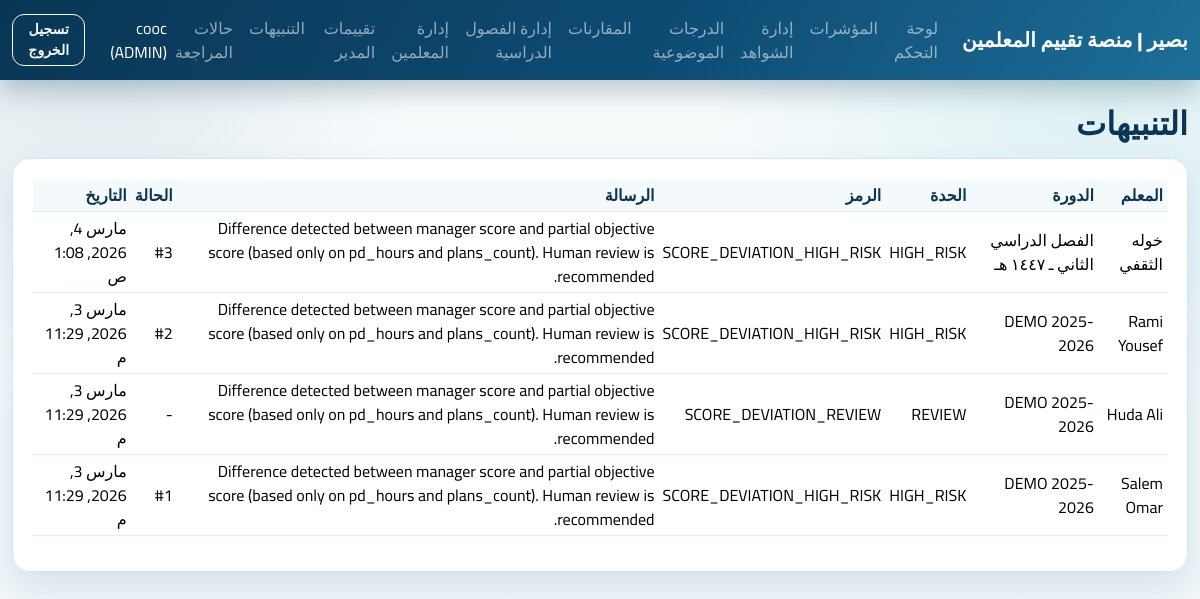
/flags/ (signed in), run on the app's committed database.
### apps/accounts/models.py (models this page shows)
class User(AbstractUser):
    class Role(models.TextChoices):
        TEACHER = "TEACHER", "Teacher"
        LEADER = "LEADER", "Leader"
        ADMIN = "ADMIN", "Admin"
    role = models.CharField(max_length=16, choices=Role.choices, default=Role.TEACHER)
    school = models.ForeignKey("schools.School", null=True, blank=True, on_delete=models.SET_NULL)
    class Meta:
        indexes = [models.Index(fields=["role", "school"])]

### apps/flags_cases/models.py (models this page shows)
class Flag(models.Model):
    class Severity(models.TextChoices):
        REVIEW = "REVIEW", "Review"
        HIGH_RISK = "HIGH_RISK", "High Risk"
    teacher = models.ForeignKey("teachers.Teacher", on_delete=models.CASCADE, related_name="flags")
    cycle = models.ForeignKey("cycles.EvaluationCycle", on_delete=models.CASCADE, related_name="flags")
    comparison = models.ForeignKey("comparisons.ComparisonResult", on_delete=models.CASCADE, related_name="flags")
    case = models.ForeignKey(Case, null=True, blank=True, on_delete=models.SET_NULL, related_name="flags")
    severity = models.CharField(max_length=16, choices=Severity.choices)
    code = models.CharField(max_length=64)
    message = models.TextField()
    payload_json = models.JSONField(default=dict)
    created_at = models.DateTimeField(auto_now_add=True)
    class Meta:
        indexes = [
            models.Index(fields=["severity", "created_at"]),
            models.Index(fields=["teacher", "cycle"]),
        ]

### apps/teachers/models.py (models this page shows)
class Teacher(models.Model):
    user = models.OneToOneField("accounts.User", on_delete=models.CASCADE, related_name="teacher_profile")
    school = models.ForeignKey("schools.School", on_delete=models.PROTECT, related_name="teachers")
    employee_id = models.CharField(max_length=50, unique=True)
    is_active = models.BooleanField(default=True)
    created_at = models.DateTimeField(auto_now_add=True)
    class Meta:
        indexes = [models.Index(fields=["school", "employee_id"])]
    def __str__(self) -> str:
        return self.user.get_full_name() or self.user.username

### apps/cycles/models.py (models this page shows, shortened)
class EvaluationCycle(models.Model):
    school = models.ForeignKey("schools.School", on_delete=models.CASCADE, related_name="cycles")
    name = models.CharField(max_length=100)
    start_date = models.DateField()
    end_date = models.DateField()
    is_active = models.BooleanField(default=True)
    created_at = models.DateTimeField(auto_now_add=True)
    class Meta:
        constraints = [
            models.UniqueConstraint(fields=["school", "name"], name="uq_cycle_school_name"),
            models.CheckConstraint(check=models.Q(end_date__gte=models.F("start_date")), name="ck_cycle_dates_order"),
        ]
        indexes = [models.Index(fields=["school", "is_active"])]

### apps/ui/views.py (the view)
# urls.py: path("flags/", views.flags_page, name="flags"),
@login_required
def flags_page(request: HttpRequest) -> HttpResponse:
    if not _require_roles(request.user, [User.Role.LEADER, User.Role.ADMIN]):
        messages.error(request, "عرض التنبيهات متاح فقط للقادة أو المديرين.")
        return redirect("ui:dashboard")
    flags = (
        _by_role_queryset(request.user, Flag)
        .select_related("teacher", "teacher__user", "cycle", "case")
        .order_by("-created_at")
    )
    return render(request, "ui/flags.html", {"flags": flags})

### apps/ui/views.py (called while the page is built)
def _by_role_queryset(user: User, model, teacher_lookup: str = "teacher"):
    qs = model.objects.all()
    if user.role == User.Role.ADMIN:
        return qs
    if user.role == User.Role.LEADER:
        return qs.filter(**{f"{teacher_lookup}__school": user.school})
    return qs.filter(**{f"{teacher_lookup}__user": user})

def _require_roles(user: User, allowed: list[str]) -> bool:
    return user.is_authenticated and user.role in allowed

### apps/ui/templates/ui/flags.html (shortened to what this page needs)
{% extends "ui/base.html" %}
{% block content %}
<h2 class="mb-3">التنبيهات</h2>
<div class="card">
  <div class="card-body">
    <div class="table-responsive">
      <table class="table table-sm align-middle">
        <thead><tr><th>المعلم</th><th>الدورة</th><th>الحدة</th><th>الرمز</th><th>الرسالة</th><th>الحالة</th><th>التاريخ</th></tr></thead>
        <tbody>
        {% for f in flags %}
          <tr>
            <td>{{ f.teacher }}</td>
            <td>{{ f.cycle.name }}</td>
            <td>{{ f.severity }}</td>
            <td>{{ f.code }}</td>
            <td>{{ f.message }}</td>
            <td>{% if f.case_id %}#{{ f.case_id }}{% else %}-{% endif %}</td>
            <td>{{ f.created_at }}</td>
          </tr>
        {% empty %}
          <tr><td colspan="7" class="text-muted">لا توجد تنبيهات حتى الآن.</td></tr>
        {% endfor %}
        </tbody>
      </table>
    </div>
  </div>
</div>
{% endblock %}

### apps/ui/templates/ui/base.html (shortened to what this page needs)
<!doctype html>
<html lang="ar" dir="rtl">
<head>
  <link href="https://cdn.jsdelivr.net/npm/bootstrap@5.3.3/dist/css/bootstrap.rtl.min.css" rel="stylesheet">
</head>
<body>
  <nav class="navbar navbar-expand-lg navbar-dark">
    <div class="container-fluid">
      <a class="navbar-brand" href="{% url 'ui:dashboard' %}">بصير | منصة تقييم المعلمين</a>
      <div class="collapse navbar-collapse show">
        <ul class="navbar-nav me-auto mb-2 mb-lg-0">
          <li class="nav-item"><a class="nav-link" href="{% url 'ui:dashboard' %}">لوحة التحكم</a></li>
          <li class="nav-item"><a class="nav-link" href="{% url 'ui:metrics' %}">المؤشرات</a></li>
          {% if request.user.role == 'LEADER' or request.user.role == 'ADMIN' %}
            <li class="nav-item"><a class="nav-link" href="{% url 'ui:evidences-admin' %}">إدارة الشواهد</a></li>
          {% endif %}
          <li class="nav-item"><a class="nav-link" href="{% url 'ui:objective-scores' %}">الدرجات الموضوعية</a></li>
          <li class="nav-item"><a class="nav-link" href="{% url 'ui:comparisons' %}">المقارنات</a></li>
          {% if request.user.role == 'LEADER' or request.user.role == 'ADMIN' %}
            <li class="nav-item"><a class="nav-link" href="{% url 'ui:semesters-manage' %}">إدارة الفصول الدراسية</a></li>
            <li class="nav-item"><a class="nav-link" href="{% url 'ui:teachers-manage' %}">إدارة المعلمين</a></li>
            <li class="nav-item"><a class="nav-link" href="{% url 'ui:evaluations' %}">تقييمات المدير</a></li>
            <li class="nav-item"><a class="nav-link" href="{% url 'ui:flags' %}">التنبيهات</a></li>
            <li class="nav-item"><a class="nav-link" href="{% url 'ui:cases' %}">حالات المراجعة</a></li>
          {% endif %}
        </ul>
        <span class="navbar-text text-white me-3">
          {{ request.user.username }} ({{ request.user.role }})
        </span>
        <form action="{% url 'ui:logout' %}" method="post">
          <button class="btn btn-outline-light btn-sm" type="submit">تسجيل الخروج</button>
        </form>
      </div>
    </div>
  </nav>
  <main class="container my-4">
    {% block content %}{% endblock %}
  </main>
</body>
</html>

### apps/ui/templates/ui/base.html (style rules this page uses)
:root { --brand-navy: #0d4b73; --brand-navy-deep: #0a3654; --brand-teal: #2aa7b0; --brand-teal-soft: #66cbd0; --ink: #163d56; --ink-soft: #5f7a8d; --surface: #ffffff; --surface-soft: #f4f9fb; --line: #d7e6ee; --shadow: 0 14px 32px rgba(13, 75, 115, 0.12); }
body { font-family: "Cairo", sans-serif; color: var(--ink); background: radial-gradient(circle at 92% 8%, rgba(42, 167, 176, 0.13), transparent 30%), radial-gradient(circle at 8% 4%, rgba(13, 75, 115, 0.1), transparent 24%), linear-gradient(180deg, #f9fcfd 0%, #eef5f9 100%); min-height: 100vh; }
h1, h2, h3, h4, h5, h6 { font-weight: 700; color: var(--brand-navy-deep); }
.navbar { background: linear-gradient(120deg, var(--brand-navy-deep), var(--brand-navy) 55%, #1d6e97); box-shadow: 0 10px 28px rgba(10, 54, 84, 0.28); }
.navbar-brand { font-weight: 800; letter-spacing: 0.2px; }
.navbar-nav .nav-link { border-radius: 10px; padding-inline: 10px; transition: background-color 0.2s ease, color 0.2s ease; }
main.container { max-width: 1280px; }
.card { border: 1px solid var(--line); border-radius: 18px; box-shadow: var(--shadow); background: rgba(255, 255, 255, 0.94); backdrop-filter: blur(2px); }
.card .card-body { padding: 1.2rem 1.25rem; }
.table { --bs-table-bg: transparent; --bs-table-border-color: #e2edf3; color: var(--ink); }
.table thead th { background: var(--surface-soft); color: var(--brand-navy-deep); border-bottom-width: 1px; font-weight: 700; }
.btn { border-radius: 12px; font-weight: 700; box-shadow: none; }

### data on the page
User: user.username "cooc", user.role "ADMIN"
Flag: teacher "خوله الثقفي", cycle.name "الفصل الدراسي الثاني ـ ١٤٤٧ هـ", severity "HIGH_RISK", code "SCORE_DEVIATION_HIGH_RISK", message "Difference detected between manager score and partial objective score (based only on pd_hours and plans_count). Human review is recommended.", case_id "3", created_at "مارس 4, 2026, 1:08 ص"
Flag: teacher "Rami Yousef", cycle.name "DEMO 2025-2026", severity "HIGH_RISK", code "SCORE_DEVIATION_HIGH_RISK", message "Difference detected between manager score and partial objective score (based only on pd_hours and plans_count). Human review is recommended.", case_id "2", created_at "مارس 3, 2026, 11:29 م"
Flag: teacher "Huda Ali", cycle.name "DEMO 2025-2026", severity "REVIEW", code "SCORE_DEVIATION_REVIEW", message "Difference detected between manager score and partial objective score (based only on pd_hours and plans_count). Human review is recommended.", created_at "مارس 3, 2026, 11:29 م"
Flag: teacher "Salem Omar", cycle.name "DEMO 2025-2026", severity "HIGH_RISK", code "SCORE_DEVIATION_HIGH_RISK", message "Difference detected between manager score and partial objective score (based only on pd_hours and plans_count). Human review is recommended.", case_id "1", created_at "مارس 3, 2026, 11:29 م"
